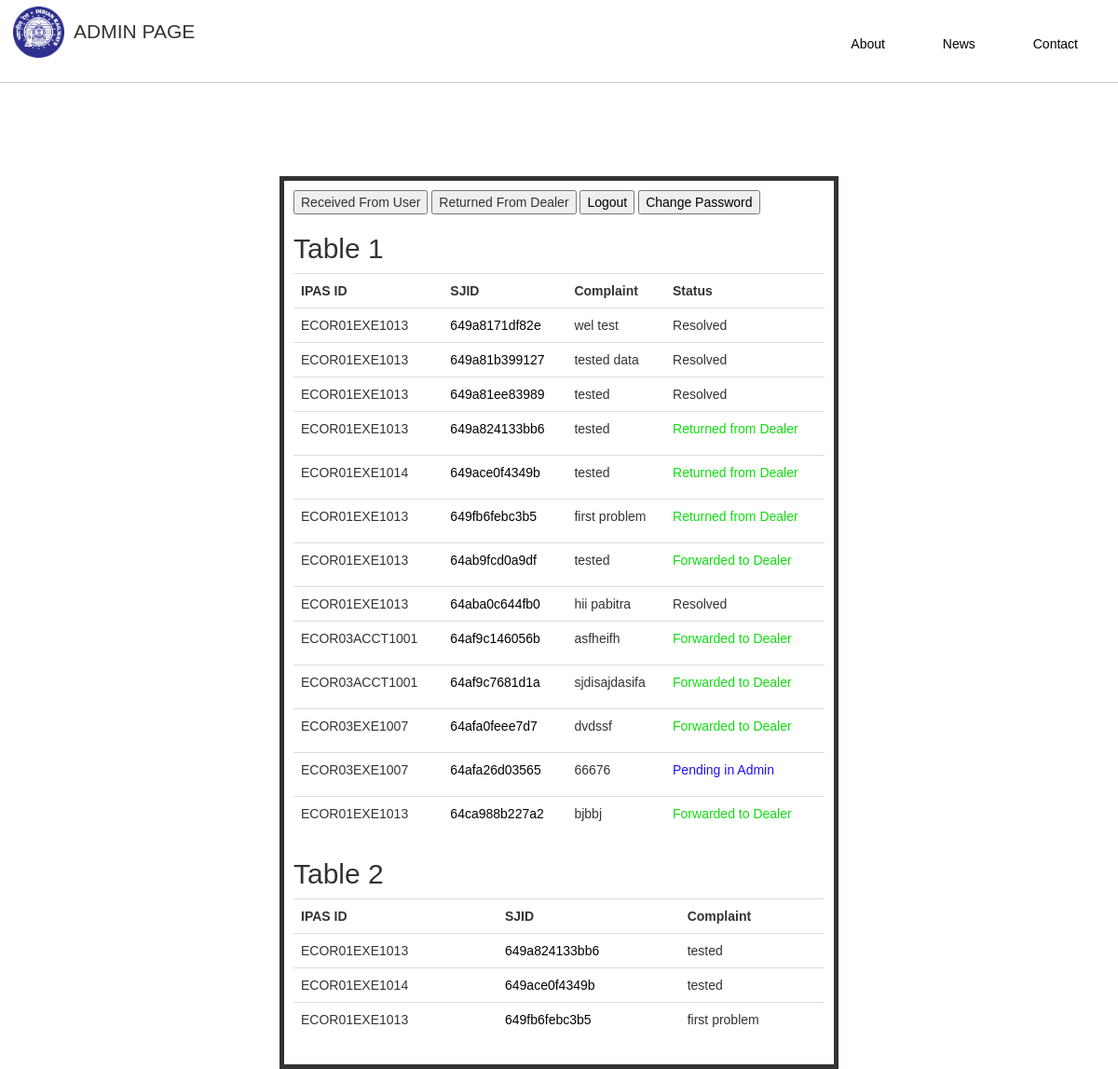
/admin_index.php (signed in), run on the app's committed database.
### tables this page shows
CREATE TABLE `user_complaint` (
  `cid` int(11) NOT NULL,
  `division` varchar(150) NOT NULL,
  `section` varchar(100) NOT NULL,
  `user_mast_id` int(11) NOT NULL,
  `name` varchar(150) NOT NULL,
  `mobile` varchar(100) NOT NULL,
  `complaint` text NOT NULL,
  `unique_id` varchar(150) NOT NULL,
  `remark_by_admin` varchar(100) NOT NULL,
  `status` int(11) NOT NULL DEFAULT 0,
  `remark_by_dealer` varchar(100) NOT NULL,
  `dealer_id` int(11) NOT NULL
);

CREATE TABLE `user_mast_tbl` (
  `uid` int(11) NOT NULL,
  `DIVISION` varchar(100) NOT NULL,
  `SECTIONCODE` int(11) NOT NULL,
  `USER_ID` varchar(80) NOT NULL,
  `pass` varchar(80) NOT NULL
);

### admin_index.php (the view, shortened to what this page needs)
<?php
include("config.php");
if($_SESSION['log_admin'] !=""){
	$sql = "SELECT *,user_mast_tbl.USER_ID  FROM user_complaint left join user_mast_tbl ON user_complaint.user_mast_id=user_mast_tbl.uid ";
         $stmt = $conn -> query($sql);
		 $sql_delaer = "SELECT *,user_mast_tbl.USER_ID  FROM user_complaint left join user_mast_tbl ON user_complaint.user_mast_id=user_mast_tbl.uid where status='2' ";
         $stmt_delaer = $conn -> query($sql_delaer);
?>
<!DOCTYPE html>
<html lang="en">
<head>
	    <link rel="stylesheet" href="bootstrap.min.css">
    <link rel="stylesheet" href="admin.css">
</head>
<body>
  <header class="site-header">
    <div class="site-identity">
      <a href="#"><img src="6a724b9501764fd83a4abcd37b58144d.png"/></a>
      <h1>ADMIN PAGE</h1>
    </div>
    <nav class="site-navigation">
      <ul class="nav">
        <li><a href="https://en.wikipedia.org/wiki/Indian_Railways">About</a></li>
        <li><a href="https://indiarailinfo.com/news">News</a></li>
        <li><a href="https://indianrailways.gov.in/railwayboard/view_section.jsp?lang=0&id=0,5,384,831">Contact</a></li>
      </ul>
    </nav>
</header>
<div class="center">
  <button onclick="showTable1()">Received From User</button>
    <button onclick="showTable2()">Returned From Dealer</button>
    <button><a href="logout_admin.php">Logout</a></button>
	  <button><a href="changep_admin.php">Change Password</a></button>
    <div id="Received From User" class="table-containers">
        <h2>Table 1</h2>
        <table class="table table-hover">
          <tr>
            <th>IPAS ID</th>
            <th>SJID</th>
            <th>Complaint</th>
            <th>Status</th>
          </tr>
		  <?php
while($res = mysqli_fetch_assoc($stmt)){
		  ?>
          <tr>
            <td><?php echo $res['USER_ID']; ?></td>
            <td><a href="forward_to_dealer.php?fdel=<?php echo $res['cid'];   ?>"><?php echo $res['unique_id']; ?></a></td>
            <td><?php echo $res['complaint']; ?></td>
<td><?php if($res['status']==0){echo "<p style='color:#1e10eb;'>Pending in Admin</p>";}else if($res['status']==1){echo "<p style='color:#0fdd0f;'>Forwarded to Dealer</p>";}else if($res['status']==2){ echo "<p style='color:#0fdd0f;'>Returned from Dealer</p>" ;}else{ echo "Resolved"; }  ?></td>          </tr>
<?php } ?>
        </table>
    </div>
    <div id="Received From Dealer" class="table-container">
        <h2>Table 2</h2>
        <table class="table table-hover">
          <tr>
            <th>IPAS ID</th>
            <th>SJID</th>
            <th>Complaint</th>
          </tr>
          <?php
while($res_del = mysqli_fetch_assoc($stmt_delaer)){
		  ?>
          <tr>
            <td><?php echo $res_del['USER_ID']; ?></td>
            <td><a href="forward_to_resolve.php?fdel=<?php echo $res_del['cid'];   ?>"><?php echo $res_del['unique_id']; ?></a></td>
            <td><?php echo $res_del['complaint']; ?></td>
          </tr>
<?php } ?>
        </table>
    </div>
</div>
</body>
</html>
  <?php  }else{ header('Location: admin_login.php'); } ?>

### admin.css (style rules this page uses)
body { font-family: Helvetica; margin: 0; }
a { text-decoration: none; color: #000; }
.site-header { border-bottom: 1px solid #ccc; padding: .5em 1em; }
.site-header::after { content: ""; display: table; clear: both; }
.site-identity { float: left; }
.site-identity h1 { font-size: 1.5em; margin: .7em 0 .3em 0; display: inline-block; }
.site-identity img { max-width: 55px; float: left; margin: 0 10px 0 0; }
.site-navigation { float: right; }
.site-navigation ul, li { margin: 0; padding: 0; }
.site-navigation li { display: inline-block; margin: 1.4em 1em 1em 1em; }
.center { border: 5px solid; margin: auto; width: 50%; padding: 10px; margin-top: 100px; }
table, th, td { border:1px solid black; }

### data on the page
user_complaint: user_mast_tbl.USER_ID "ECOR01EXE1013", unique "649a8171df82e", complaint "wel test", status "Resolved"
user_complaint: user_mast_tbl.USER_ID "ECOR01EXE1013", unique "649a81b399127", complaint "tested data", status "Resolved"
user_complaint: user_mast_tbl.USER_ID "ECOR01EXE1013", unique "649a81ee83989", complaint "tested", status "Resolved"
user_complaint: user_mast_tbl.USER_ID "ECOR01EXE1013", unique "649a824133bb6", complaint "tested", status "Returned from Dealer"
user_complaint: user_mast_tbl.USER_ID "ECOR01EXE1014", unique "649ace0f4349b", complaint "tested", status "Returned from Dealer"
user_complaint: user_mast_tbl.USER_ID "ECOR01EXE1013", unique "649fb6febc3b5", complaint "first problem", status "Returned from Dealer"
user_complaint: user_mast_tbl.USER_ID "ECOR01EXE1013", unique "64ab9fcd0a9df", complaint "tested", status "Forwarded to Dealer"
user_complaint: user_mast_tbl.USER_ID "ECOR01EXE1013", unique "64aba0c644fb0", complaint "hii pabitra", status "Resolved"
user_complaint: user_mast_tbl.USER_ID "ECOR03ACCT1001", unique "64af9c146056b", complaint "asfheifh", status "Forwarded to Dealer"
user_complaint: user_mast_tbl.USER_ID "ECOR03ACCT1001", unique "64af9c7681d1a", complaint "sjdisajdasifa", status "Forwarded to Dealer"
user_complaint: user_mast_tbl.USER_ID "ECOR03EXE1007", unique "64afa0feee7d7", complaint "dvdssf", status "Forwarded to Dealer"
user_complaint: user_mast_tbl.USER_ID "ECOR03EXE1007", unique "64afa26d03565", complaint "66676", status "Pending in Admin"
user_complaint: user_mast_tbl.USER_ID "ECOR01EXE1013", unique "64ca988b227a2", complaint "bjbbj", status "Forwarded to Dealer"
